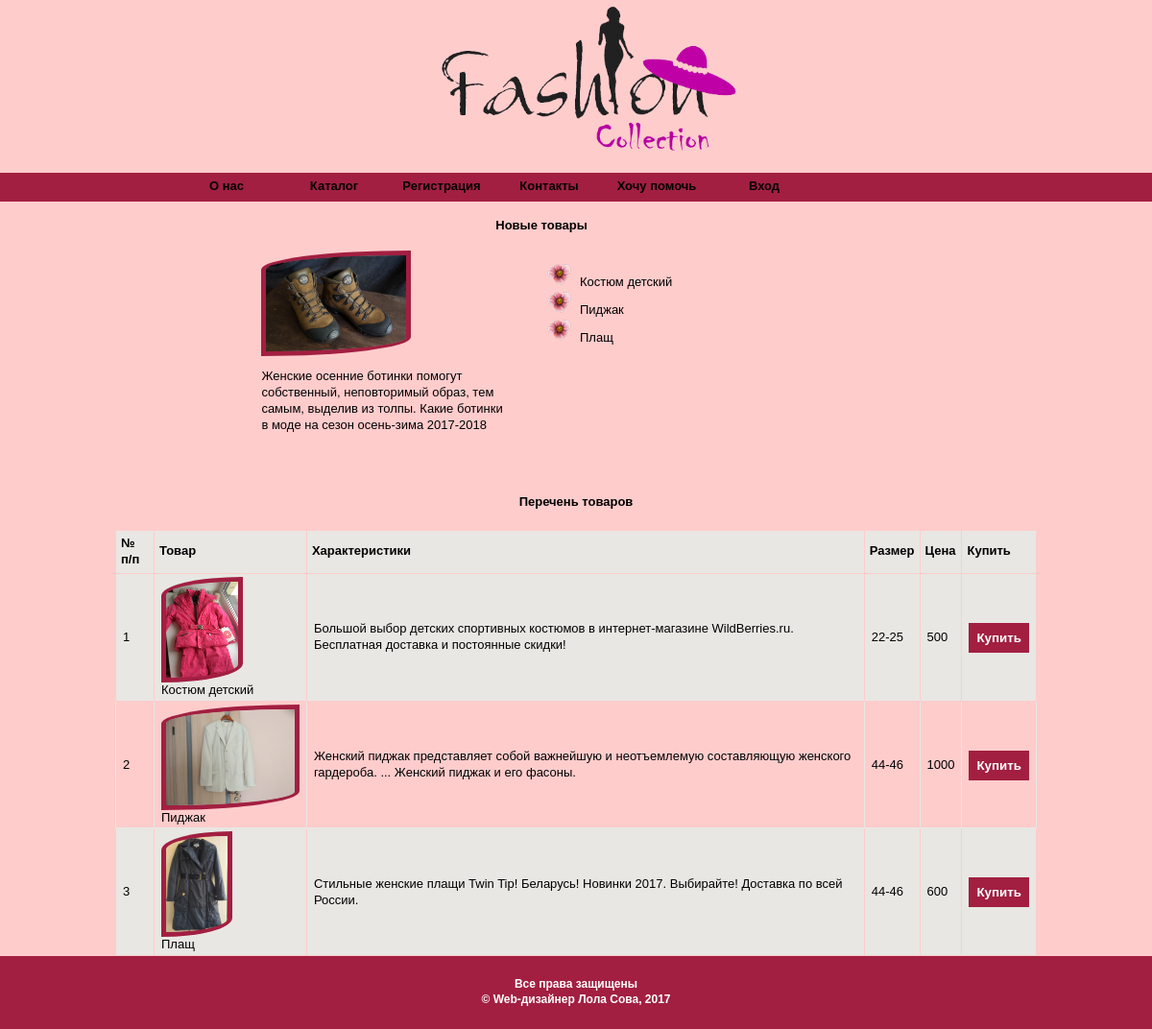
The app's page /index.php?view=viewprofilr with its own data.
### tables this page shows
CREATE TABLE IF NOT EXISTS `product` (
  `id` int(11) NOT NULL AUTO_INCREMENT,
  `title` varchar(100) NOT NULL,
  `description` text NOT NULL,
  `image` varchar(20) NOT NULL,
  `date` datetime DEFAULT NULL,
  `cat` varchar(100) NOT NULL,
  `size` text NOT NULL,
  `kosht` float NOT NULL,
  `paspr` tinyint(1) NOT NULL,
  `present` tinyint(1) NOT NULL,
  PRIMARY KEY (`id`),
  UNIQUE KEY `id_2` (`id`),
  KEY `id` (`id`)
);

### layouts/shabl.php (called while the page is built)
<?php
include($_SERVER['DOCUMENT_ROOT'].'/superpuper/pages/'.$view.'.php');
?>

### index.php (called while the page is built, shortened)
<?php
require_once('bloks/header.php');
require('bloks/navmenu.php');
$view=empty($_GET['view'])?'first':$_GET['view'];
include($_SERVER['DOCUMENT_ROOT'].'/superpuper/layouts/shabl.php');
?>
<?php
require_once('bloks/footer.php');
?>

### pages/viewprofilr.php (the view, shortened to what this page needs)
<div class="prpfil">
	<div class="new">
	<h4 align="center">Новые товары</h4>
<?php
$link = mysql_connect('localhost', 'root', '');
$result=mysql_query("SELECT * FROM product ORDER BY date ASC LIMIT 1",$link);
if (mysql_num_rows($result)==1) {
	while($row=mysql_fetch_array($result)) {
	echo "<div class='newimg'>";
		echo "<img src='img_play/". $row['image']."'  class='pict' height='100px' >";
		echo "<p>".$row['description']."</p>";
		echo "</div>";
		echo "<div class='newtext'>";
	echo "<ul>";
  }
}
$result=mysql_query("SELECT * FROM product WHERE paspr=true ORDER BY date ASC LIMIT 5",$link);
if (mysql_num_rows($result)>1) {
	while($row=mysql_fetch_array($result))
	{
	echo"<li>". $row['title']."</li>";
	}
}
?></div>
		</div>
	</div>
<div class="prpfil1">
	<div class="allprofil">
		<table class="us" border=0>
		<caption><b>Перечень товаров</b></caption>
 		 <tr>
    	  <th>№ п/п</th>
    	  <th>Товар</th>
   		  <th>Характеристики</th>
    	  <th>Размер</th>
    	  <th>Цена</th>
		   <th>Купить</th>
   		 </tr>
<?php
$result=mysql_query("SELECT * FROM product WHERE paspr=true ORDER BY title ASC",$link);
if (mysql_num_rows($result)>1) { $i=1;
	while($row=mysql_fetch_array($result))
	{
		if ($i%2==0) echo"<tr>"; else echo"<tr class='alt'>";
        echo "<td>".$i."</td>";
        echo "<td><img src='img_play/".$row['image']."'  class='pict' height='100px'><br>".$row['title']."</td><td>".$row['description']."</td><td>".$row['size']."</td><td>".$row['kosht']."</td><td><button>Купить</button></td>";
        echo "</tr>";
		$i++;
	}
}
?>
        </table>
	</div>
</div>

### css/style.css (style rules this page uses)
html, body, div, a { margin: 0; padding: 0; border: 0; font-size: 100%; font: inherit; vertical-align: baseline; }
body { background:url('../img_play/bg.jpg'); font-size:13px; font-family: Arial, Helvetica, sans-serif; color: #000; line-height:1.3; }
ul { list-style-image: url('../img_play/book.png'); }
.prpfil { margin:0 20%; width: 60%; }
.prpfil1 { margin:0 10%; width: 80%; }
.new { width:90%; overflow:hidden; margin-bottom:50px; }
.newimg { float:left; max-height:300px; width:40%; margin-left:5%; }
.newtext { float:right; width:50%; }
.allprofil { width:100%; }
table.us { width: 100%; border-collapse: collapse; }
.us caption { margin-bottom:20px; }
.us td { padding: 3px 7px 2px 7px; border:1px solid #e8e7e3; }
th { text-align: left; padding: 5px; background-color: #e8e7e3; border:1px solid #FFCCCC; color: #000; }
.alt td { background-color: #e8e7e3; border:1px solid #FFCCCC; }
input[type="submit"], button { color:#fff; background:#A21F41; border: 1px solid #A21F41; font-weight: bold; padding: 7px 7px; margin:7px 0; }
.pict { border: 5px solid #A21F41; border-top-left-radius: 100% 20px; border-bottom-right-radius: 100% 20px; }

### records on screen
product: image (picture), description "Женские осенние ботинки помогут собственный, неповторимый образ, тем самым, выделив из толпы. Какие ботинки в моде на сезон осень-зима 2017-2018"
product: title "Костюм детский", image (picture), description "Большой выбор детских спортивных костюмов в интернет-магазине WildBerries.ru. Бесплатная доставка и постоянные скидки!", size "22-25", kosht "500"
product: title "Пиджак", image (picture), description "Женский пиджак представляет собой важнейшую и неотъемлемую составляющую женского гардероба. ... Женский пиджак и его фасоны.", size "44-46", kosht "1000"
product: title "Плащ", image (picture), description "Стильные женские плащи Twin Tip! Беларусь! Новинки 2017. Выбирайте! Доставка по всей России.", size "44-46", kosht "600"
